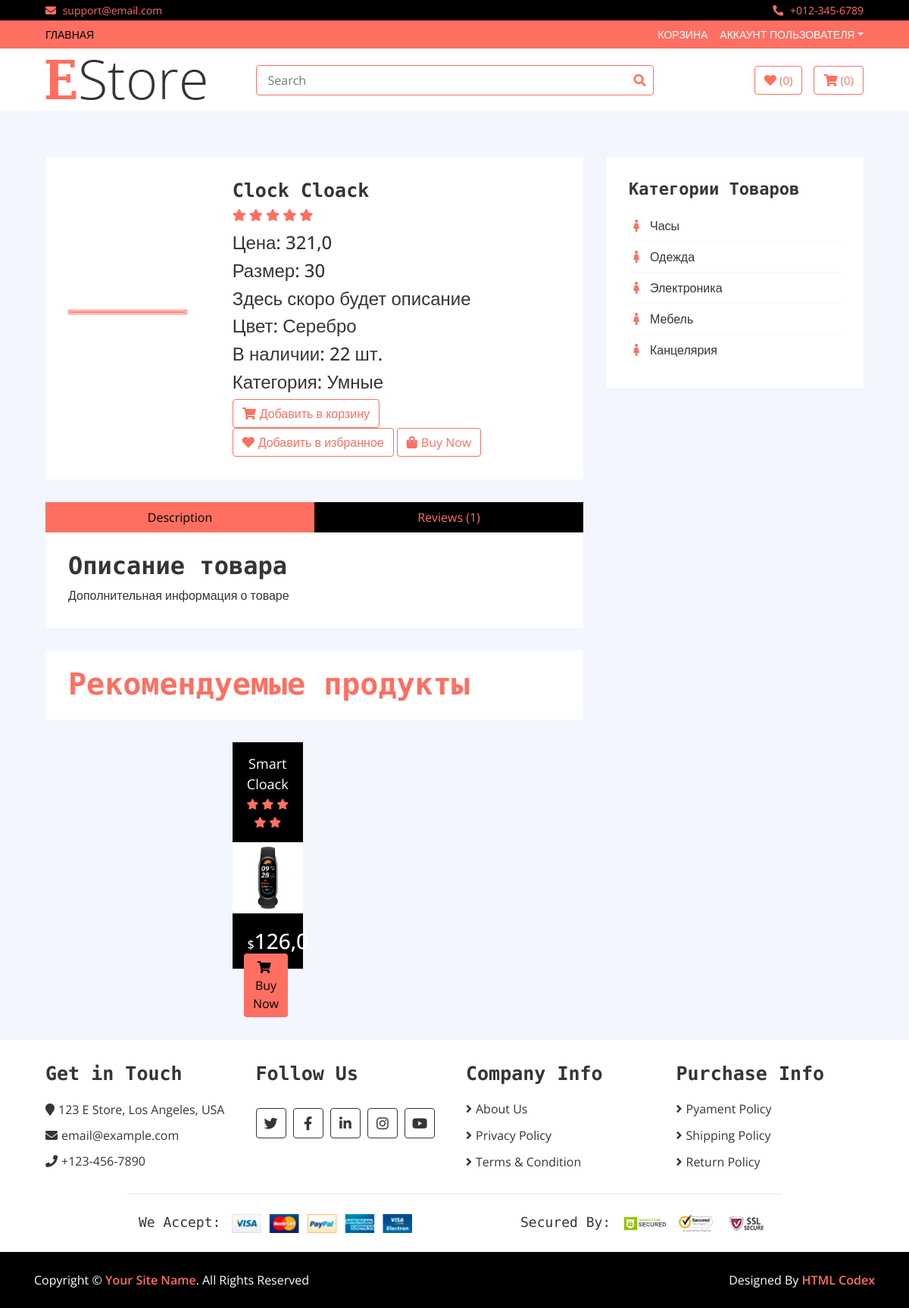
/product/clock-cloack/, run on an earlier commit of the app's database.
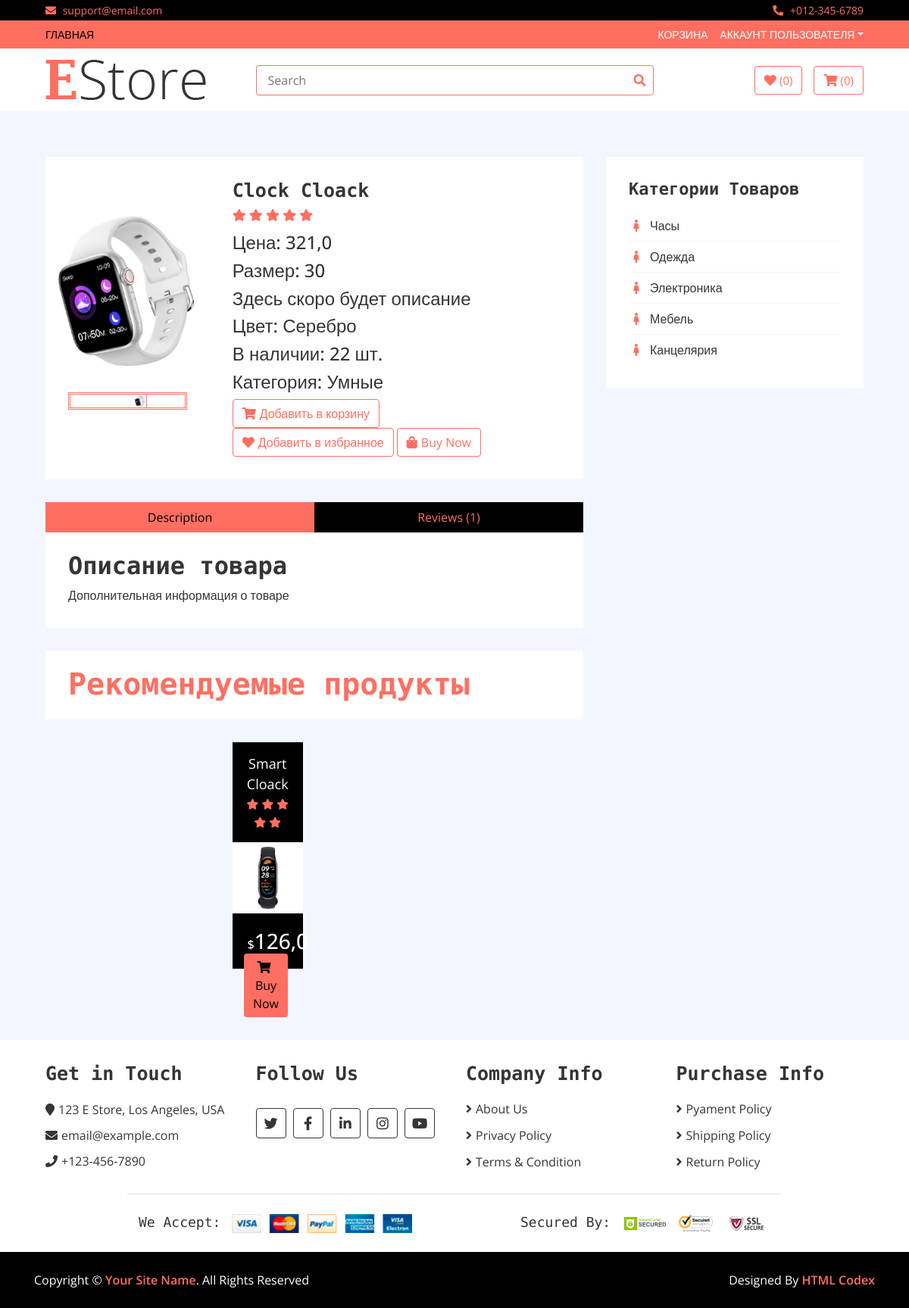
And on a later commit of the database.
### shop/models.py (models this page shows, shortened)
class Product(models.Model):
    title = models.CharField(
        max_length=250,
        verbose_name="Наименование товара",
    )
    price = models.FloatField(verbose_name="Цена товара")
    created_at = models.DateTimeField(
        auto_now_add=True,
        verbose_name="Дата создания",
    )
    watched = models.IntegerField(
        default=0,
        verbose_name="Количество просмотров",
    )
    quantity = models.IntegerField(
        default=0,
        verbose_name="Количество на складе",
    )
    description = models.TextField(
        default="Здесь скоро будет описание", verbose_name="Описание товара"
    )
    info = models.TextField(
        default="Дополнительная информация о товаре",
        verbose_name="Информация о товаре",
    )
    category = models.ForeignKey(
        Category,
        related_name="products",
        verbose_name="Категории",
        on_delete=models.CASCADE,
    )
    slug = models.SlugField(
        unique=True,
        null=True,
    )
    size = models.IntegerField(default=30, verbose_name="Размер в мм")
    color = models.CharField(
        default="Серебро", max_length=30, verbose_name="Цвет/Материал"
    )
    def get_absolute_url(self):
        return reverse("product_page", kwargs={"slug": self.slug})
    def get_first_photo(self):
        if self.images.all():
            return self.images.first().image.url
    class Meta:
        verbose_name = "Продукт"
        verbose_name_plural = "Продукты"

class Category(models.Model):
    title = models.CharField(
        max_length=150,
        verbose_name="Имя категории",
    )
    image = models.ImageField(
        upload_to="categories/",
        verbose_name="Изображение категории",
        null=True,
        blank=True,
    )
    slug = models.SlugField(unique=True, null=True)
    parent = models.ForeignKey(
        "self",
        on_delete=models.CASCADE,
        null=True,
        blank=True,
        verbose_name="Категория",
        related_name="subcategories",
    )
    class Meta:
        verbose_name = "Категория"
        verbose_name_plural = "Категории"

class Galery(models.Model):
    image = models.ImageField(upload_to="products/", verbose_name="Изображение")
    product = models.ForeignKey(
        Product,
        related_name="images",
        on_delete=models.CASCADE,
    )
    class Meta:
        verbose_name = "Изображения"
        verbose_name_plural = "Галерея товаров"

### shop/views.py (the view)
# urls.py: path("product/<slug:slug>/", views.ProductPage.as_view(), name="product_page"),
class ProductPage(DetailView):
    model = Product
    template_name = "shop/product_page.html"
    context_object_name = "product"
    def get_context_data(self, **kwargs):
        context = super().get_context_data()
        product = Product.objects.get(slug=self.kwargs["slug"])
        products = Product.objects.filter(category=product.category).exclude(
            slug=self.kwargs["slug"]
        )
        products = products.order_by("?")
        context["products"] = products
        return context

### shop/templatetags/shop_tags.py (called while the page is built)
@register.simple_tag()
def get_all_parent_category():
    return Category.objects.filter(parent=None)

### shop/templates/shop/product_page.html (shortened to what this page needs)
{% extends "base.html" %}
{% load shop_tags %}
{% block main %}
    {% get_all_parent_category as parent_categories%}
        <div class="product-detail">
            <div class="container-fluid">
                <div class="row">
                    <div class="col-lg-8">
                        <div class="product-detail-top">
                            <div class="row align-items-center">
                                {% include "shop/components/_product_slider.html" %}
                                {% include "shop/components/_product_detail.html" %}
                            </div>
                        </div>
                        {% include "shop/components/_product_detail_bottom.html" %}
                        {% include "shop/components/_related_products.html" %}
                    </div>
                    <div class="col-lg-4 sidebar">
                        <div class="sidebar-widget category">
                            <h2 class="title">Категории товаров</h2>
                            <nav class="navbar bg-light">
                                <ul class="navbar-nav">
                                    {% for category in parent_categories  %}
                                        <li class="nav-item">
                                            <a class="nav-link" href="{%  url 'category_detail' category.slug %}"><i class="fa fa-female"></i>{{ category.title }}</a>
                                        </li>
                                    {% endfor %}
                                </ul>
                            </nav>
                        </div>
                    </div>
                </div>
            </div>
        </div>
{% endblock main %}

### templates/base.html (shortened to what this page needs)
{% load static %}
<!DOCTYPE html>
<html lang="en">
    <head>
        <link href="https://stackpath.bootstrapcdn.com/bootstrap/4.4.1/css/bootstrap.min.css" rel="stylesheet">
        <link href="https://cdnjs.cloudflare.com/ajax/libs/font-awesome/5.10.0/css/all.min.css" rel="stylesheet">
        <link href="{% static 'shop/lib/slick/slick.css' %}" rel="stylesheet">
        <link href="{% static 'shop/lib/slick/slick-theme.css' %}" rel="stylesheet">
        <link href="{% static 'shop/css/style.css' %}" rel="stylesheet">
    </head>
    {% include "components/_header.html" %}
{% block main %}
{% endblock main %}
    {% include "components/_footer.html" %}
</html>

### templates/components/_header.html
{% load static %}
    {% include "components/_header_top_bar.html" %}
    {% include "components/_header_nav_bar.html" %}
    {% include "components/_header_bottom_bar.html" %}

### templates/components/_header_top_bar.html
 <div class="top-bar">
    <div class="container-fluid">
        <div class="row">
            <div class="col-sm-6">
                <i class="fa fa-envelope"></i>
                support@email.com
            </div>
            <div class="col-sm-6">
                <i class="fa fa-phone-alt"></i>
                +012-345-6789
            </div>
        </div>
    </div>
</div>

### templates/components/_header_nav_bar.html (shortened to what this page needs)
    <div class="nav">
        <div class="container-fluid">
            <nav class="navbar navbar-expand-md bg-dark navbar-dark">
                <div class="collapse navbar-collapse justify-content-between" id="navbarCollapse">
                    <div class="navbar-nav mr-auto">
                        <a href="{% url 'index' %}" class="nav-item nav-link active">Главная</a>
                    </div>
                    <div class="navbar-nav ml-auto">
                        <a href="cart.html" class="nav-item nav-link">Корзина</a>
                        <div class="nav-item dropdown">
                            <a href="#" class="nav-link dropdown-toggle" data-toggle="dropdown">Аккаунт пользователя</a>
                        </div>
                    </div>
                </div>
            </nav>
        </div>
    </div>

### templates/components/_header_bottom_bar.html
{% load static %}
    <div class="bottom-bar">
        <div class="container-fluid">
            <div class="row align-items-center">
                <div class="col-md-3">
                    <div class="logo">
                        <a href="index.html">
                            <img src="{% static 'shop/img/logo.png' %}" alt="Logo">
                        </a>
                    </div>
                </div>
                <div class="col-md-6">
                    <div class="search">
                        <input type="text" placeholder="Search">
                        <button><i class="fa fa-search"></i></button>
                    </div>
                </div>
                <div class="col-md-3">
                    <div class="user">
                        <a href="wishlist.html" class="btn wishlist">
                            <i class="fa fa-heart"></i>
                            <span>(0)</span>
                        </a>
                        <a href="cart.html" class="btn cart">
                            <i class="fa fa-shopping-cart"></i>
                            <span>(0)</span>
                        </a>
                    </div>
                </div>
            </div>
        </div>
    </div>

### shop/templates/shop/components/_product_slider.html
<div class="col-md-4">
    <div class="product-slider-single normal-slider">
        {% for img in product.images.all  %}
            <img src="{{ img.image.url }}" alt="Product Image">
        {% endfor %}
    </div>
    <div class="product-slider-single-nav normal-slider">
        {% for img in product.images.all  %}
            <div class="slider-nav-img"><img src="{{ img.image.url }}" alt="Product Image"></div>
        {% endfor %}
    </div>
</div>

### shop/templates/shop/components/_product_detail.html
<div class="col-md-7">
    <div class="product-content">
        <div class="title"><h2>{{ product.title }}</h2></div>
        <div class="ratting">
            <i class="fa fa-star"></i>
            <i class="fa fa-star"></i>
            <i class="fa fa-star"></i>
            <i class="fa fa-star"></i>
            <i class="fa fa-star"></i>
        </div>
        <div class="p-price">
            <h4>Цена: {{ product.price }}</h4>
        </div>
        <div>
            <h4>Размер: {{ product.size }}</h4>
        </div>
        <div>
            <h4>{{ product.description }}</h4>
        </div>
        <div >
            <h4>Цвет: {{ product.color }}</h4>
        </div>
        <div class="p-quantity">
            <h4>В наличии: {{ product.quantity }} шт.</h4>
        </div>
        <div class="p-category">
            <h4>Категория: {{ product.category.title }}</h4>
        </div>
        <div class="action">
            <a class="btn" href="#"><i class="fa fa-shopping-cart"></i>Добавить в корзину</a>
            <a class="btn" href="#"><i class="fa fa-heart me-2"></i>Добавить в избранное</a>
            <a class="btn" href="#"><i class="fa fa-shopping-bag"></i>Buy Now</a>
        </div>
    </div>
</div>

### shop/templates/shop/components/_product_detail_bottom.html (shortened to what this page needs)
<div class="row product-detail-bottom">
    <div class="col-lg-12">
        <ul class="nav nav-pills nav-justified">
            <li class="nav-item">
                <a class="nav-link active" data-toggle="pill" href="#description">Description</a>
            </li>
            <li class="nav-item">
                <a class="nav-link" data-toggle="pill" href="#reviews">Reviews (1)</a>
            </li>
        </ul>
        <div class="tab-content">
            <div id="description" class="container tab-pane active">
                <h2>Описание товара</h4>
                <p>
                    {{ product.info}}
                </p>
            </div>
        </div>
    </div>
</div>

### shop/templates/shop/components/_related_products.html (shortened to what this page needs)
<div class="product">
    <div class="section-header">
        <h1>Рекомендуемые продукты</h1>
    </div>
    <div class="row align-items-center product-slider product-slider-3">
        {% for product in products  %}
            <div class="col-lg-6">
                {% include "shop/components/_product_card.html" %}
            </div>
        {% endfor %}
    </div>
</div>

### shop/templates/shop/components/_product_card.html (shortened to what this page needs)
    <div class="product-item">
        <div class="product-title">
            <a href="{{ product.get_absolute_url }}">{{ product.title }}</a>
            <div class="ratting">
                <i class="fa fa-star"></i>
                <i class="fa fa-star"></i>
                <i class="fa fa-star"></i>
                <i class="fa fa-star"></i>
                <i class="fa fa-star"></i>
            </div>
        </div>
        <div class="product-image">
            <a href="product-detail.html">
                <img src="{{ product.get_first_photo }}" alt="Product Image">
            </a>
        </div>
        <div class="product-price">
            <h3><span>$</span>{{ product.price }}</h3>
            <a class="btn" href="{% url 'product_page' product.slug %}"><i class="fa fa-shopping-cart"></i>Buy Now</a>
        </div>
    </div>

### templates/components/_footer.html
    {% include "components/_footer_top.html" %}
    {% include "components/_footer_bottom.html" %}

### templates/components/_footer_top.html
    <div class="footer">
        <div class="container-fluid">
            <div class="row">
                <div class="col-lg-3 col-md-6">
                    <div class="footer-widget">
                        <h2>Get in Touch</h2>
                        <div class="contact-info">
                            <p><i class="fa fa-map-marker"></i>123 E Store, Los Angeles, USA</p>
                            <p><i class="fa fa-envelope"></i>email@example.com</p>
                            <p><i class="fa fa-phone"></i>+123-456-7890</p>
                        </div>
                    </div>
                </div>
                <div class="col-lg-3 col-md-6">
                    <div class="footer-widget">
                        <h2>Follow Us</h2>
                        <div class="contact-info">
                            <div class="social">
                                <a href=""><i class="fab fa-twitter"></i></a>
                                <a href=""><i class="fab fa-facebook-f"></i></a>
                                <a href=""><i class="fab fa-linkedin-in"></i></a>
                                <a href=""><i class="fab fa-instagram"></i></a>
                                <a href=""><i class="fab fa-youtube"></i></a>
                            </div>
                        </div>
                    </div>
                </div>
                <div class="col-lg-3 col-md-6">
                    <div class="footer-widget">
                        <h2>Company Info</h2>
                        <ul>
                            <li><a href="#">About Us</a></li>
                            <li><a href="#">Privacy Policy</a></li>
                            <li><a href="#">Terms & Condition</a></li>
                        </ul>
                    </div>
                </div>
                <div class="col-lg-3 col-md-6">
                    <div class="footer-widget">
                        <h2>Purchase Info</h2>
                        <ul>
                            <li><a href="#">Pyament Policy</a></li>
                            <li><a href="#">Shipping Policy</a></li>
                            <li><a href="#">Return Policy</a></li>
                        </ul>
                    </div>
                </div>
            </div>
            <div class="row payment align-items-center">
                <div class="col-md-6">
                    <div class="payment-method">
                        <h2>We Accept:</h2>
                        <img src="img/payment-method.png" alt="Payment Method" />
                    </div>
                </div>
                <div class="col-md-6">
                    <div class="payment-security">
                        <h2>Secured By:</h2>
                        <img src="img/godaddy.svg" alt="Payment Security" />
                        <img src="img/norton.svg" alt="Payment Security" />
                        <img src="img/ssl.svg" alt="Payment Security" />
                    </div>
                </div>
            </div>
        </div>
    </div>

### templates/components/_footer_bottom.html (shortened to what this page needs)
        <div class="footer-bottom">
            <div class="container">
                <div class="row">
                    <div class="col-md-6 copyright">
                        <p>Copyright &copy; <a href="#">Your Site Name</a>. All Rights Reserved</p>
                    </div>
                    <div class="col-md-6 template-by">
                        <p>Designed By <a href="https://htmlcodex.com">HTML Codex</a></p>
                    </div>
                </div>
            </div>
        </div>

What changed in the data, as far as the page shows it:
added Galery: image (picture)
